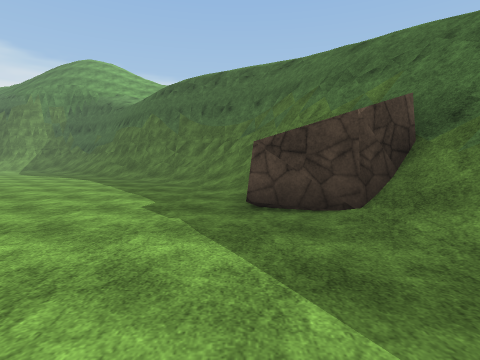
[1] (above)

12 first-person views from a walk through a 3-D level made in the Unity game engine. The camera is 1.4 m above the floor, tilts 4° down and sees 80° across. The floor is counted in squares, 2 m on a side. Each view is taken from the middle of a square. On the plan, view 1 faces up. The plan holds only what a view shows up to about 10 squares ahead; the rest is blank. The place goes on beyond the plan. The player character is not drawn. Some animated figures are not drawn. Surface patterns are stand-ins for the level's own textures.

[2]
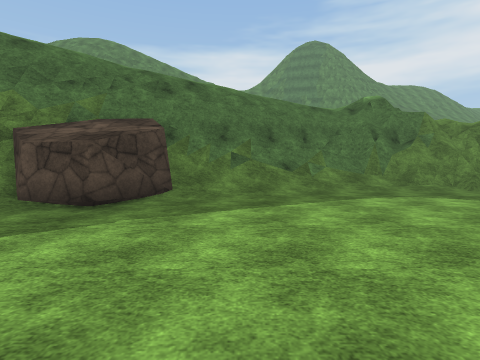

[3]
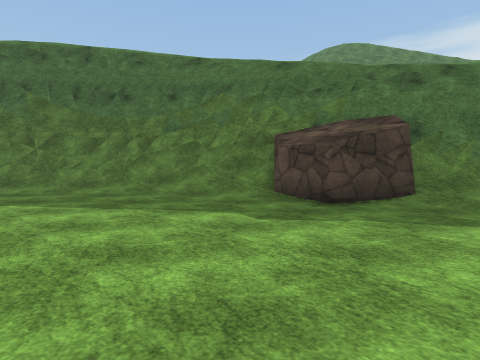

[4]
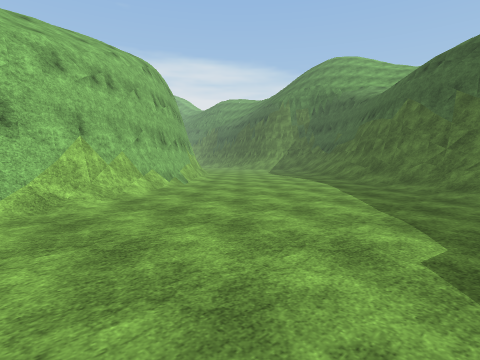

[5]
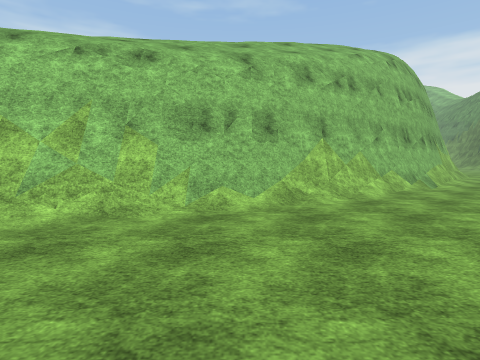

[6]
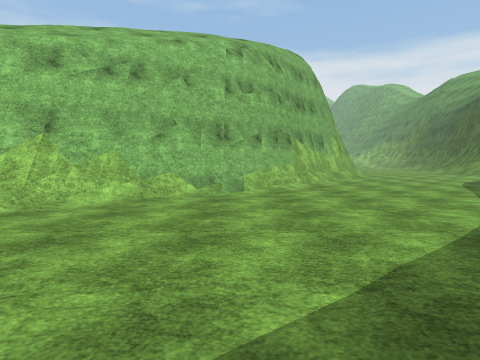

[7]
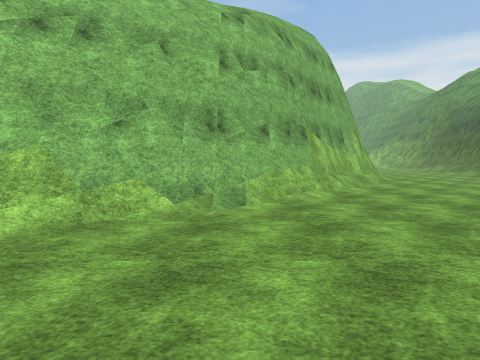

[8]
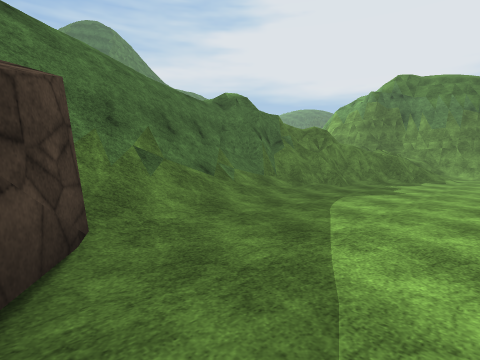

[9]
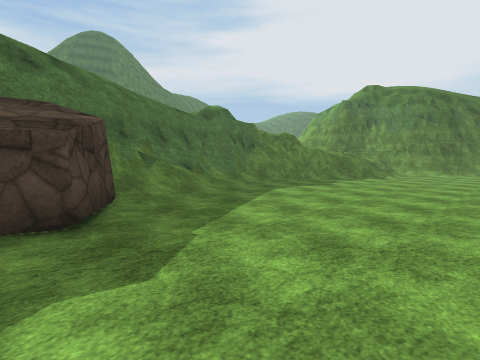

[10]
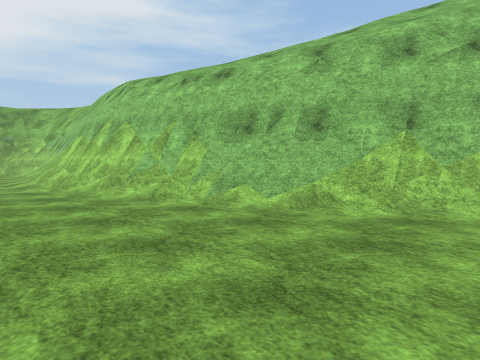

[11]
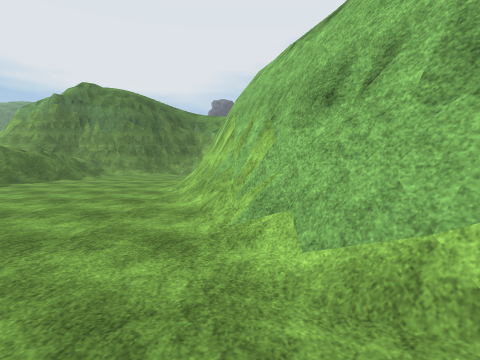

[12]
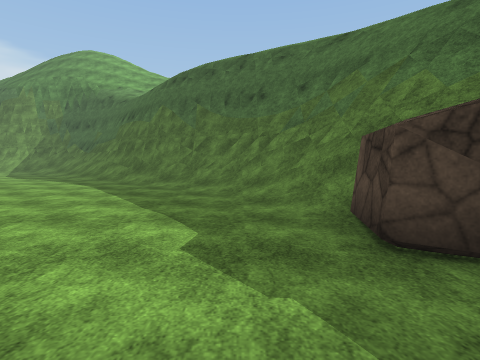

### Floor plan
Key: @ floor where view 1 was taken; # wall or solid block; . main floor; : floor 4.75 m higher than the main floor; + floor 6 m higher than the main floor; * floor 10 m higher than the main floor; / step, stairs or slope; = window, fence, low wall or low ledge; v drop or lower ground; O other object.
Columns run from 14 left of view 1 to 6 right of it. Each row starts with its distance up from view 1.
 12 .........###vv/
 11 ##......../##vv/
 10 v##......../=#vv/
  9 /v##......../=#v/
  8  /v##......../##v/
  7   //##......../#v/
  6   ///##......./O#v/
  5   *//v#/.......O#v/
  4    ///v#/.....OOO#/
  3     ///##......./#v+
  2      ///#......./#v/
  1      ///##......//#/
  0      ///v#....@../#/
 -1       ///#......./=/:
 -2         /##....../#//
 -3         / #......==v
 -4         / #......#//=
 -5         =##.....=#=/
 -6          #/..../=/
 -7           /....//
 -8            .. ..

Positions as (right, up) in squares from view 1, and headings:
1: (0, 0), facing up
2: (-4, 2), facing right
3: (-4, 2), facing up-right
4: (-1, 2), facing up-left
5: (-1, 2), facing left
6: (-2, 7), facing left
7: (-4, 7), facing left
8: (-1, 4), facing down-right
9: (-3, 5), facing down-right
10: (-2, 5), facing down-left
11: (-5, 4), facing down
12: (-1, 2), facing up
